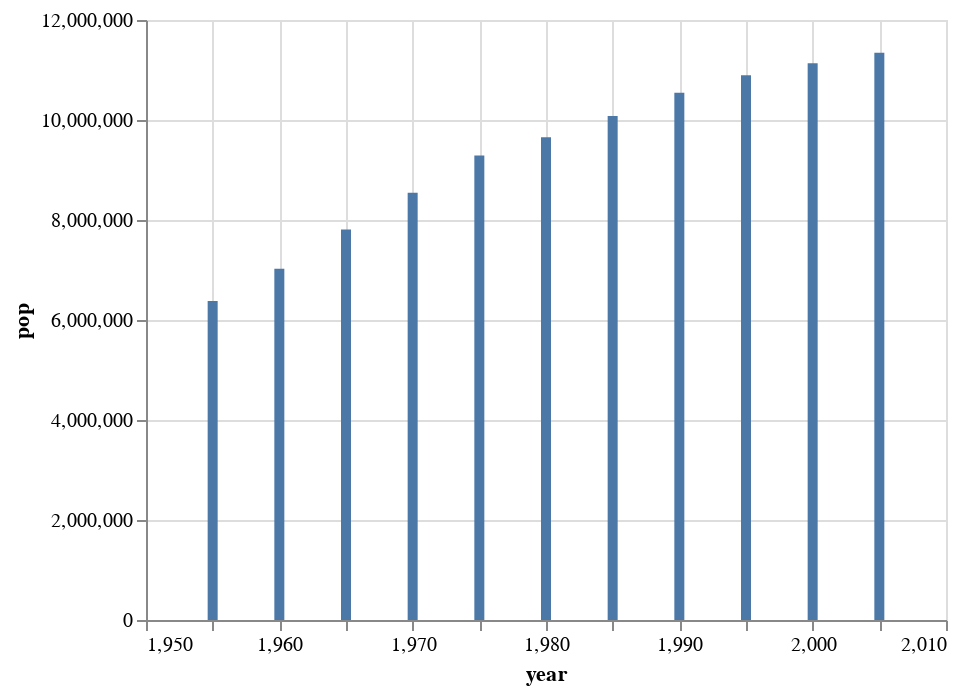

The notebook cell saved with this chart:
### Code cell
alt.Chart(data_pais).mark_bar().encode(
    x= 'year:Q',
    y= 'pop',
)

### Figure 1 — Vega-Lite specification as saved in the notebook (floating-point values rounded to 4 significant figures)
{"config": {"view": {"continuousWidth": 400, "continuousHeight": 300}}, "data": {"name": "data-7eae0e229dbcbec0824cda5b85200156"}, "mark": "bar", "encoding": {"x": {"field": "year", "type": "quantitative"}, "y": {"field": "pop", "type": "quantitative"}}, "$schema": "https://vega.github.io/schema/vega-lite/v4.17.0.json", "datasets": {"data-7eae0e229dbcbec0824cda5b85200156": [{"year": 1955, "country": "Cuba", "cluster": 3, "pop": 6381106, "life_expect": 62.33, "fertility": 3.7}, {"year": 1960, "country": "Cuba", "cluster": 3, "pop": 7027210, "life_expect": 65.25, "fertility": 4.681}, {"year": 1965, "country": "Cuba", "cluster": 3, "pop": 7809916, "life_expect": 68.29, "fertility": 4.3}, {"year": 1970, "country": "Cuba", "cluster": 3, "pop": 8542746, "life_expect": 70.72, "fertility": 3.6}, {"year": 1975, "country": "Cuba", "cluster": 3, "pop": 9290074, "life_expect": 72.65, "fertility": 2.15}, {"year": 1980, "country": "Cuba", "cluster": 3, "pop": 9652975, "life_expect": 73.72, "fertility": 1.849}, {"year": 1985, "country": "Cuba", "cluster": 3, "pop": 10078658, "life_expect": 74.17, "fertility": 1.849}, {"year": 1990, "country": "Cuba", "cluster": 3, "pop": 10544793, "life_expect": 74.41, "fertility": 1.651}, {"year": 1995, "country": "Cuba", "cluster": 3, "pop": 10896802, "life_expect": 76.15, "fertility": 1.61}, {"year": 2000, "country": "Cuba", "cluster": 3, "pop": 11134273, "life_expect": 77.16, "fertility": 1.63}, {"year": 2005, "country": "Cuba", "cluster": 3, "pop": 11346670, "life_expect": 78.27, "fertility": 1.49}]}}
